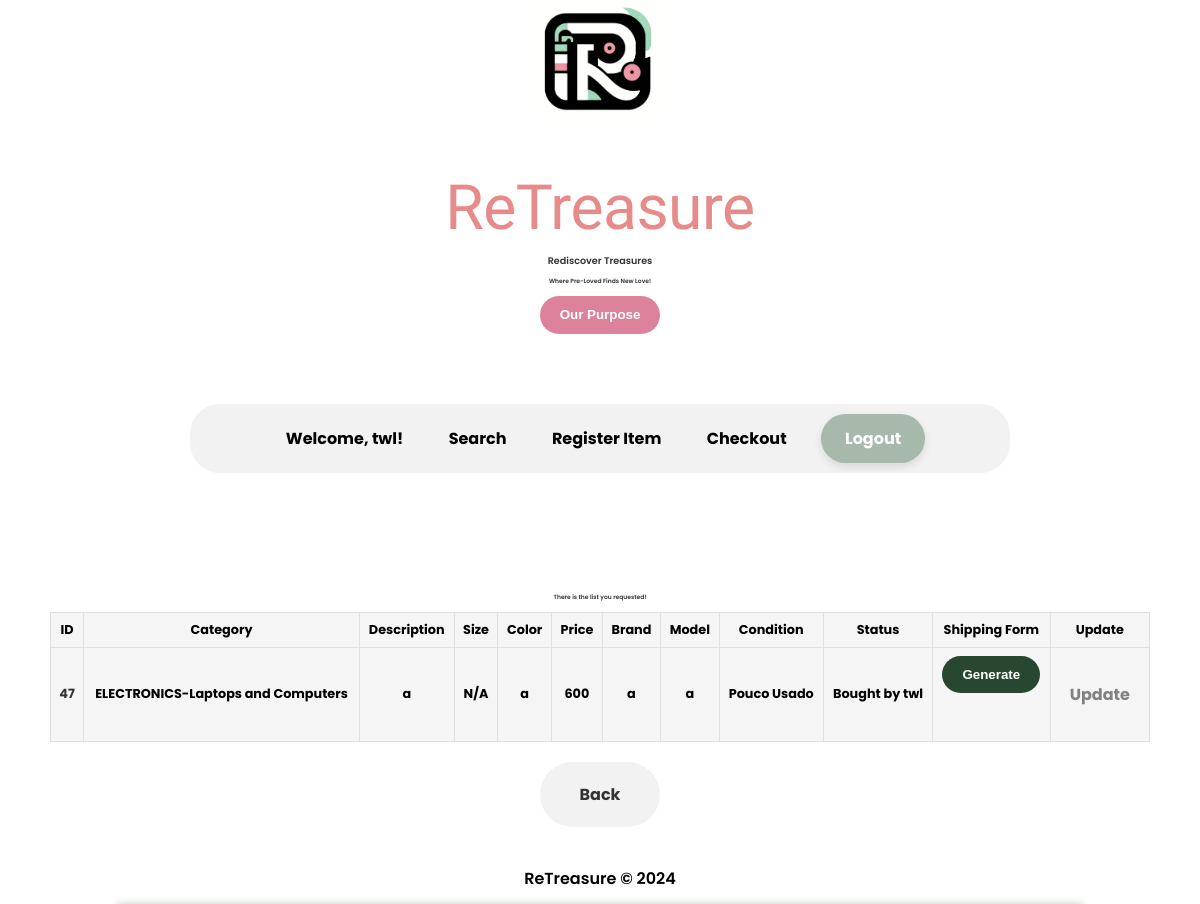
/pages/listed_items.php (signed in), run on an earlier commit of the app's database.
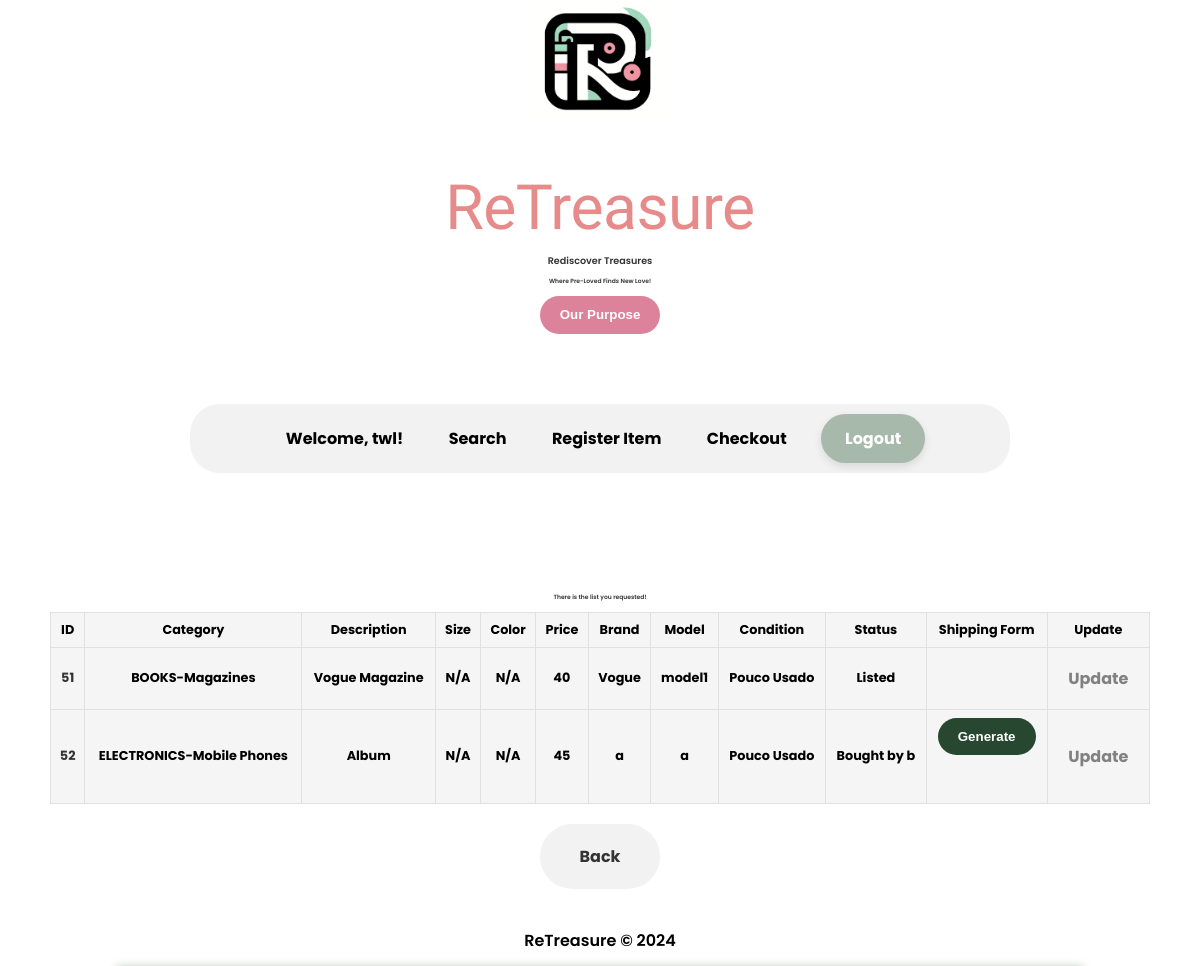
And on a later commit of the database.
### tables this page shows
CREATE TABLE items(
    id INTEGER,
    ownerUser TEXT NOT NULL,
    category TEXT NOT NULL,
    descriptionItem TEXT NOT NULL,
    sizeItem TEXT NOT NULL,
    color TEXT NOT NULL,
    price INTEGER NOT NULL,
    brand TEXT NOT NULL,
    model TEXT NOT NULL,
    condition TEXT NOT NULL,
    imagePath TEXT NOT NULL,
    PRIMARY KEY (id),
    FOREIGN KEY (ownerUser) REFERENCES users(username)
);

CREATE TABLE sold(
    id INTEGER,
    user TEXT NOT NULL,
    PRIMARY KEY (id, user),
    FOREIGN KEY (id) REFERENCES items(id),
    FOREIGN KEY (user) REFERENCES users(username)
);

### database/item.class.php (called while the page is built, shortened)
<?php
  class Item {
    public function __construct(int $id, string $ownerUser, string $category, string $descriptionItem, string $sizeItem, string $color, int $price, string $brand, string $model, string $condition, string $imagePath)
    {
      $this->id = $id;
      $this->category = $category;
      $this->descriptionItem = $descriptionItem;
      $this->sizeItem = $sizeItem;
      $this->color = $color;
      $this->price = $price;
      $this->brand = $brand;
      $this->model = $model;
      $this->condition = $condition;
    }
  }

### database/user.db.php (called while the page is built, shortened)
<?php
function check_listed_items(PDO $dbh, string $username) : array
{
  $stmt = $dbh->prepare('SELECT * FROM items WHERE ownerUser = ?');
  $stmt->execute(array($username));
  $items = [];
  while ($row = $stmt->fetch(PDO::FETCH_ASSOC)) {
    $items[] = new Item(
      $row['id'],
      $row['ownerUser'],
      $row['category'],
      $row['descriptionItem'],
      $row['sizeItem'],
      $row['color'],
      $row['price'],
      $row['brand'],
      $row['model'],
      $row['condition'],
      $row['imagePath']
    );
  }
  return $items;
}
function is_sold(PDO $dbh, int $id) : bool
{
  $stmt = $dbh->prepare('SELECT * FROM sold WHERE id = ?');
  $stmt->execute(array($id));
  return $stmt->fetch() !== false;
}
function buyer(PDO $dbh, int $id) : string
{
  $stmt = $dbh->prepare('SELECT * FROM sold WHERE id = ?');
  $stmt->execute(array($id));
  $row = $stmt->fetch(PDO::FETCH_ASSOC);
  return $row['user'];
}

### templates/items.tpl.php (the view, shortened to what this page needs)
<?php
  require_once(__DIR__ . '/../database/user.db.php');
  require_once(__DIR__ . '/../database/item.class.php');
?>
<?php function drawListedItems(PDO $dbh, array $items) { ?>
    <section id="items">
        <h3>There is the list you requested!</h3>
        <table>
            <tr>
                <th>ID</th>
                <th>Category</th>
                <th>Description</th>
                <th>Size</th>
                <th>Color</th>
                <th>Price</th>
                <th>Brand</th>
                <th>Model</th>
                <th>Condition</th>
                <th>Status</th>
                <th>Shipping Form</th>
                <th>Update</th>
            </tr>
        <?php foreach ($items as $item) { ?>
            <tr>
                <th><a href="/pages/item.php?id=<?=$item->id?>"><?=$item->id?></a></th>
                <th><?=$item->category?></th>
                <th><?=$item->descriptionItem?></th>
                <th><?=$item->sizeItem?></th>
                <th><?=$item->color?></th>
                <th><?=$item->price?></th>
                <th><?=$item->brand?></th>
                <th><?=$item->model?></th>
                <th><?=$item->condition?></th>
                <th><?php if (is_sold($dbh, $item->id)) {
                    echo "Bought by " . buyer($dbh, $item->id) . "</th>";?>
                    <?="<th>"?>
                    <form action="/actions/action_generate_file.php" method="post" class="generate">
                        <button type="submit">Generate</button>
                    </form>
                    <?="</th>"?>
                <?php }
                else {
                    echo "Listed" . "</th>";
                    echo "<th></th>";
                }?>
                <th><a href="/pages/update_item.php?id=<?=$item->id?>" class="update-button">Update</a></th>
            </tr>
        <?php } ?>
        </table>
        <a href="/pages/profile.php" class="back_special">Back</a>
    </section>
<?php } ?>

What changed in the data, as far as the page shows it:
no longer on this page (row edited): items: id "47", category "ELECTRONICS-Laptops and Computers", descriptionItem "a", sizeItem "N/A", color "a", price "600", brand "a", model "a", condition "Pouco Usado", id.user "twl"
added items: id "51", category "BOOKS-Magazines", descriptionItem "Vogue Magazine", sizeItem "N/A", color "N/A", price "40", brand "Vogue", model "model1", condition "Pouco Usado", shows "Listed"
added items: id "52", category "ELECTRONICS-Mobile Phones", descriptionItem "Album", sizeItem "N/A", color "N/A", price "45", brand "a", model "a", condition "Pouco Usado", id.user "b"
